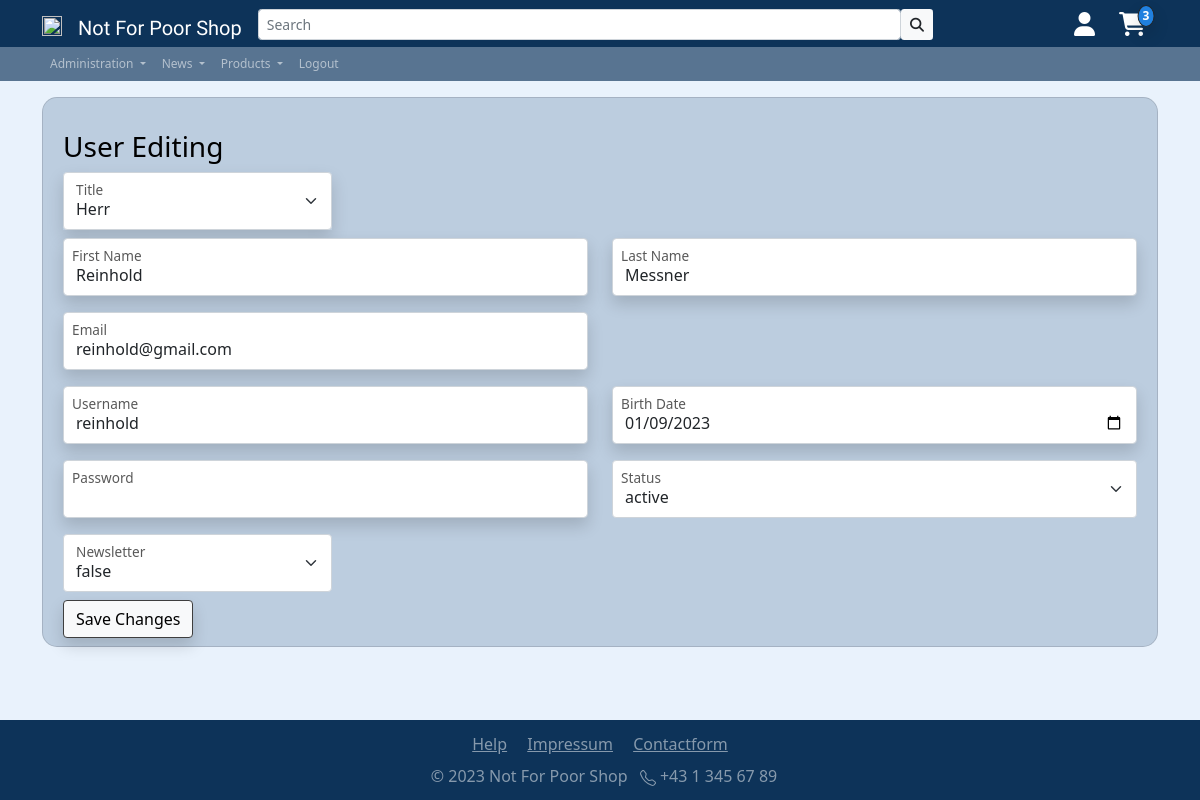
Page /app/inc/pgs/user_overview_change.php?user=20 (signed in) on the committed database.
### tables this page shows
CREATE TABLE `users` (
  `id` int(11) NOT NULL,
  `status` varchar(256) NOT NULL DEFAULT 'active',
  `form_of_adress` varchar(256) NOT NULL,
  `name` varchar(256) NOT NULL,
  `surname` varchar(256) NOT NULL,
  `username` varchar(256) NOT NULL,
  `password` varchar(256) NOT NULL,
  `useremail` varchar(256) NOT NULL,
  `birth_date` date NOT NULL,
  `has_newsletter` varchar(256) NOT NULL,
  `role` varchar(256) NOT NULL DEFAULT 'customer',
  `seller_id` int(11) DEFAULT NULL
);

### app/inc/pgs/user_overview_change.php (the view, shortened to what this page needs)
<!doctype html>
<html lang="en">
<head>
    <?php
   include '../includes/head.php';
    require_once('../../config/dbaccess.php');
    $customerID = $_GET['user'];
    $db_obj = new mysqli($host, $user, $password, $database);
    $sql =  "SELECT * FROM users WHERE id='$customerID'";
    $result = $db_obj->query($sql);
    $result = $result->fetch_assoc();
    $status = $result['status'];
    $formOfAdress = $result['form_of_adress'];
    $name = $result['name'];
    $surname = $result['surname'];
    $old_username = $result['username'];
    $old_useremail = $result['useremail'];
    $birthdate = $result['birth_date'];
    $has_newsletter = $result['has_newsletter'];
    ?>
</head>
<body class="d-flex flex-column min-vh-100">
    <div class="container site-font-color">
        <form class="card card-bg  shadow-2-strong card-registration mt-3 p-2" style="border-radius: 15px;" action=""
            method="post">
            <div class="container ">
                <div>
                    <h1 class="h3 mt-4">User Editing</h1>
                </div>
                <div class=" form-floating form-label select-label shadow col-md-3 ">
                    <select name="formOfAdress" id="floatingSelect" class="form-select">
                        <option selected
                            value='<?php echo $formOfAdress ?>'>
                            <?php echo $formOfAdress ?>
                        </option>
                    </select>
                    <label for="floatingSelect">Title</label>
                </div>
                <div class="row">
                    <div class="form-floating col-md-6">
                        <input type="text" class="form-control mb-3 shadow" name="name" id="name"
                            value="<?php echo $name ?>" required>
                        <label class="ms-2" for="floatingSurname">First Name</label>
                    </div>
                    <div class="form-floating col-md-6">
                        <input type="text" class="form-control mb-3 shadow" name="surname" id="surname"
                            value="<?php echo $surname ?>" required>
                        <label class="ms-2" for="floatingName">Last Name</label>
                    </div>
                </div>
                <div class="row">
                    <div class="form-floating col-md-6">
                        <input type="email" class="form-control mb-3 shadow" name="email" id="email"
                            value="<?php echo $old_useremail ?>"
                            required>
                        <label class="ms-2" for="email">Email</label>
                    </div>
                </div>
                <div class="row">
                    <div class="form-floating col-md-6">
                        <input type="text" minlength="4" class="form-control mb-3 shadow" name="username" id="username"
                            value="<?php echo $old_username ?>"
                            required>
                        <label class="ms-2" for="username">Username</label>
                    </div>
                    <div class="form-floating col-md-6">
                        <input type="date" class="form-control mb-3 shadow" name="birthdate" id="birthdate"
                            min="1930-01-01"
                            value="<?php echo $birthdate ?>">
                        <label class="ms-2" for="birthdate">Birth Date</label>
                    </div>
                </div>
                <div class="row">
                    <div class="form-floating col-md-6">
                        <input type="password" minlength="8" class="form-control mb-3 shadow" name="password" id="password">
                        <label class="ms-2" for="password">Password</label>
                    </div>
                    <div class=" form-floating form-label select-label  col-md-6">
                        <select name="status" id="status" class="form-select">
                            <option selected
                                value='<?php echo $status ?>'>
                                <?php echo $status ?>
                            </option>
                        </select>
                        <label class="ms-2" for="status">Status</label>
                    </div>
                </div>
                <div class=" form-floating form-label select-label  col-md-3">
                    <select name="newsletter" id="newsletter" class="form-select">
                        <option selected
                            value='<?php echo $has_newsletter ?>'>
                            <?php echo $has_newsletter ?>
                        </option>
                    </select>
                    <label class="" for="newsletter">Newsletter</label>
                </div>
                <button class="btn btn-primary btn-light shadow" type="submit">Save Changes</button>
            </div>
    </div>
    <?php
    include '../includes/footer.php';
    ?>
</body>
</html>

### app/res/css/styles.css (style rules this page uses)
html { height: 100%; }
body { background-color: #e9f2fc; font-family: "Segoe UI", Tahoma, Geneva, Verdana, sans-serif; background-image: none; background-repeat: no-repeat; background-position: center; background-attachment: fixed; }
.site-font-color { color: #000000; }
.shadow { box-shadow: -2px 11px 89px 17px rgba(0, 0, 0, 0.75); }
.btn-primary, .btn-outline-primary, .btn-primary:hover, .btn-primary:active, .btn-primary:visited .acco { background-color: 016df0 !important; border-width: 1px; border-color: rgb(62, 62, 62); color: rgb(0, 0, 0); }
.card-bg { background-color: #91a9c181; }

### rows in the picture
users: formOfAdress "Herr", name "Reinhold", surname "Messner", email "reinhold@gmail.com", username "reinhold", birthdate "01/09/2023", status "active", newsletter "false"

### other values in the picture
$currentShoppingcartAmount "3"
